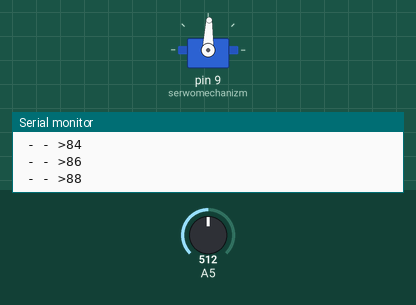
Recording of a sketch running on a simulated Arduino Uno, built with avr-gcc and run on an emulated ATmega328P. On the bench: servo, the last lines printed to the serial monitor. The inputs (shaded band) are chosen by the test bench; at power-on: A5 = 512.

Above: at 1.2 s.
1.3 s: A5 set to 900
At 2.8 s:
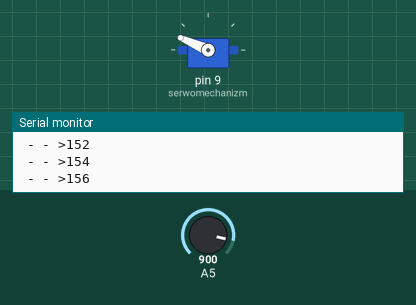
3.1 s: A5 set to 170
At 4.5 s:
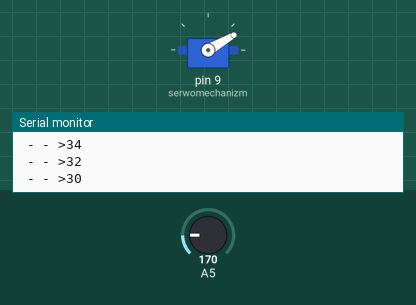
5.2 s: A5 set to 1023
At 7.1 s:
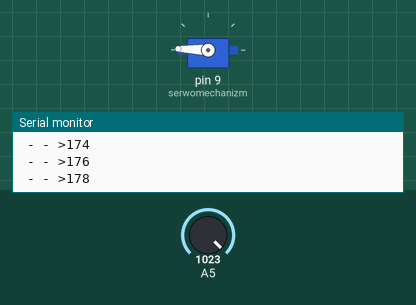
7.4 s: A5 set to 716
At 8.0 s:
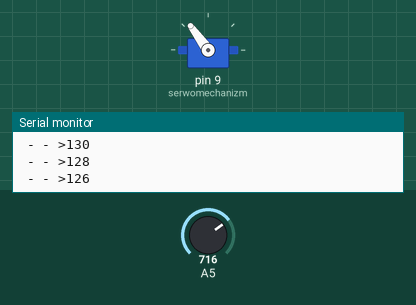
9.1 s: A5 set to 306
At 10.0 s:
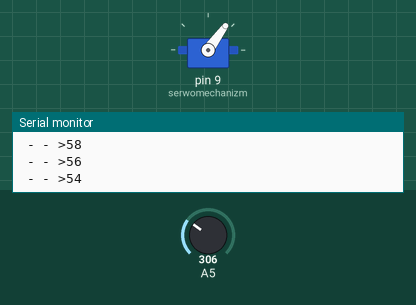
10.9 s: A5 set to 511
At 12.3 s:
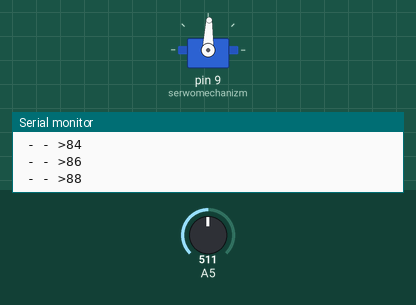
Timing chart, 0 to 13.5 s (numbered marks = the images above; inputs shaded):
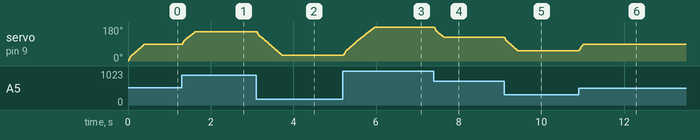

The sketch:

Arduino_Podstawy_PWM_3_Servo_2.ino
```cpp
#include <Servo.h> //Biblioteka odpowiedzialna za serwa

Servo serwomechanizm;  //Tworzymy obiekt, dzięki któremu możemy odwołać się do serwa
int pozycja = 0; //Aktualna pozycja serwa 0-180
int zmiana = 2; //Co ile ma się zmieniać pozycja serwa?
int odczytanaWartosc = 0;
int srv_angle = 0;

void setup()
{
  serwomechanizm.attach(9);  //Serwomechanizm podłączony do pinu 9
  Serial.begin(9600);//Uruchomienie komunikacji przez USART
}

void loop()
{
  odczytanaWartosc = analogRead(A5);//Odczytujemy wartość napięcia
  srv_angle = (odczytanaWartosc * (180.0/1024.0));
//  Serial.println(srv_angle);//Wysyłamy ją do terminala


  if (srv_angle < 180 and srv_angle > 0 and (pozycja > (srv_angle+zmiana) or  pozycja < (srv_angle-zmiana)) ) { //Jeśli pozycja mieści się w zakresie
//    pozycja = srv_angle; //Zwiększenie aktualnej pozycji serwa

    while(pozycja > (srv_angle+zmiana) or  pozycja < (srv_angle-zmiana)){
      if (pozycja < srv_angle){
        pozycja = pozycja + zmiana;
      } else {
        pozycja = pozycja - zmiana;
      }
      Serial.println(" - - >"+(String)pozycja);//Wysyłamy ją do terminala
      serwomechanizm.write(pozycja); //Wykonaj ruch
      delay(5);
    }

  }


  delay(10);
}
```

Measured:
- after the input at 1.3 s, servo on pin 9 (serwomechanizm): moves from 88° to 156° over 0.32 s, starting at once
- after the input at 3.1 s, servo on pin 9 (serwomechanizm): moves from 156° to 30° over 0.62 s, starting at once
- after the input at 5.2 s, servo on pin 9 (serwomechanizm): moves from 30° to 178° over 0.74 s, starting at once
- after the input at 7.4 s, servo on pin 9 (serwomechanizm): moves from 178° to 126° over 0.23 s, starting at once
- after the input at 9.1 s, servo on pin 9 (serwomechanizm): moves from 126° to 54° over 0.32 s, starting at once
- after the input at 10.9 s, servo on pin 9 (serwomechanizm): 54° → 88° at once
